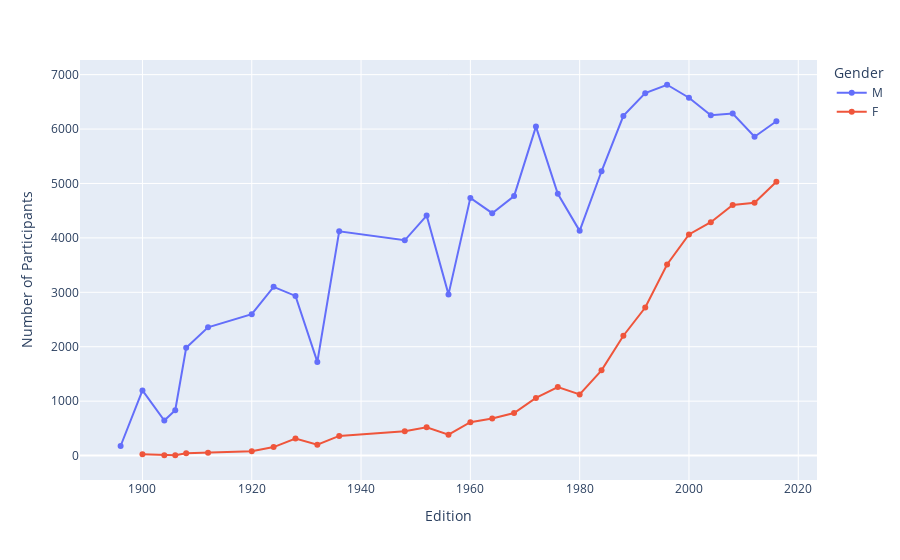

Notebook source saved alongside this figure:
### Code cell
# Group by Year and Sex, count unique participants (assuming 'Name' is unique per athlete)
participation = (
    athlete_df
    .drop_duplicates(subset=['Year', 'Name', 'Sex'])
    .groupby(['Year', 'Sex'])['Name']
    .count()
    .reset_index()
    .rename(columns={'Name': 'Count'})
)

# Create the line plot
fig = px.line(
    participation,
    x='Year',
    y='Count',
    color='Sex',
    markers=True,
    labels={'Count': 'Number of Participants', 'Year': 'Edition', 'Sex': 'Gender'},
)
fig.show()

### Figure 1 — Plotly figure (JSON) as saved in the notebook; plotly's stock layout.template omitted (floating-point values rounded to 4 significant figures)
{"data": [{"hovertemplate": "Gender=M<br>Edition=%{x}<br>Number of Participants=%{y}<extra></extra>", "legendgroup": "M", "line": {"color": "#636efa", "dash": "solid"}, "marker": {"symbol": "circle"}, "mode": "lines+markers", "name": "M", "orientation": "v", "showlegend": true, "type": "scatter", "x": [1896, 1900, 1904, 1906, 1908, 1912, 1920, 1924, 1928, 1932, 1936, 1948, 1952, 1956, 1960, 1964, 1968, 1972, 1976, 1980, 1984, 1988, 1992, 1996, 2000, 2004, 2008, 2012, 2016], "xaxis": "x", "y": [176, 1197, 644, 835, 1980, 2356, 2597, 3100, 2934, 1721, 4121, 3956, 4410, 2962, 4735, 4454, 4769, 6045, 4810, 4129, 5224, 6242, 6660, 6814, 6576, 6252, 6284, 5858, 6143], "yaxis": "y"}, {"hovertemplate": "Gender=F<br>Edition=%{x}<br>Number of Participants=%{y}<extra></extra>", "legendgroup": "F", "line": {"color": "#EF553B", "dash": "solid"}, "marker": {"symbol": "circle"}, "mode": "lines+markers", "name": "F", "orientation": "v", "showlegend": true, "type": "scatter", "x": [1900, 1904, 1906, 1908, 1912, 1920, 1924, 1928, 1932, 1936, 1948, 1952, 1956, 1960, 1964, 1968, 1972, 1976, 1980, 1984, 1988, 1992, 1996, 2000, 2004, 2008, 2012, 2016], "xaxis": "x", "y": [23, 6, 6, 44, 53, 78, 156, 312, 201, 361, 446, 521, 384, 613, 680, 783, 1060, 1260, 1123, 1567, 2202, 2721, 3512, 4064, 4288, 4603, 4646, 5031], "yaxis": "y"}], "layout": {"legend": {"title": {"text": "Gender"}, "tracegroupgap": 0}, "margin": {"t": 60}, "xaxis": {"anchor": "y", "domain": [0, 1], "title": {"text": "Edition"}}, "yaxis": {"anchor": "x", "domain": [0, 1], "title": {"text": "Number of Participants"}}}}
